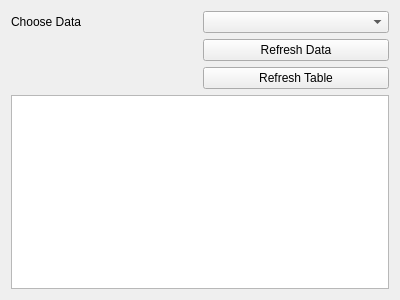
<?xml version="1.0" encoding="UTF-8"?>
<ui version="4.0">
 <class>Form</class>
 <widget class="QWidget" name="Form">
  <property name="geometry">
   <rect>
    <x>0</x>
    <y>0</y>
    <width>400</width>
    <height>300</height>
   </rect>
  </property>
  <property name="windowTitle">
   <string>Form</string>
  </property>
  <layout class="QGridLayout" name="gridLayout">
   <item row="0" column="0">
    <widget class="QLabel" name="chooseDataLabel">
     <property name="text">
      <string>Choose Data</string>
     </property>
    </widget>
   </item>
   <item row="0" column="1">
    <widget class="QComboBox" name="chooseDataComboBox"/>
   </item>
   <item row="2" column="1">
    <widget class="QPushButton" name="refreshTablePushButton">
     <property name="text">
      <string>Refresh Table</string>
     </property>
    </widget>
   </item>
   <item row="4" column="0" colspan="2">
    <widget class="QTableView" name="tableView"/>
   </item>
   <item row="1" column="1">
    <widget class="QPushButton" name="refreshDataPushButton">
     <property name="text">
      <string>Refresh Data</string>
     </property>
    </widget>
   </item>
  </layout>
 </widget>
 <resources/>
 <connections/>
</ui>
